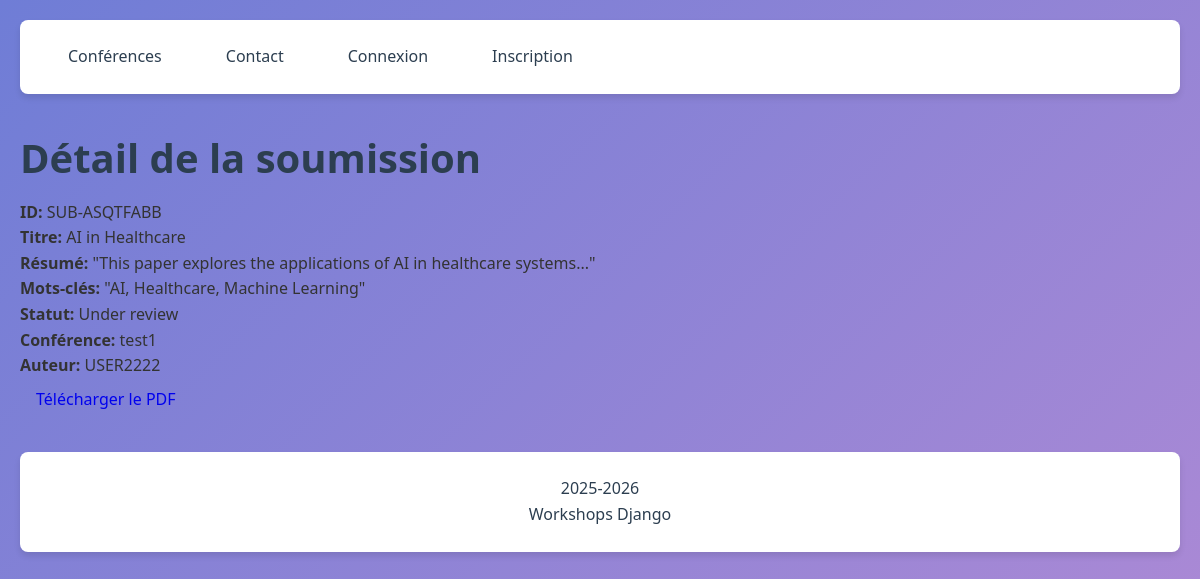
The page /conferences/submission/SUB-ASQTFABB/ on the database its author committed.
### ConferenceApp/models.py (models this page shows, shortened)
class Submission(models.Model):
    submission_id = models.CharField(max_length=255, primary_key=True, unique=True, editable=False,default=generate_submission_id)
    title = models.CharField(max_length=255)
    abstract = models.TextField()
    keywords = models.TextField(validators=[validate_keywords])
    paper = models.FileField(upload_to='sub_paper/', validators=[FileExtensionValidator(allowed_extensions=['pdf'])])
    CHOICES = [
        ("Submitted", "Submitted"),
        ("Accepted", "Accepted"),
        ("Rejected", "Rejected"),
        ("Under review", "Under review"),
    ]
    status = models.CharField(max_length=255, choices=CHOICES)
    submission_date = models.DateField(auto_now_add=True)
    payed = models.BooleanField(default=False)
    created_at = models.DateTimeField(auto_now_add=True)  # corrigé
    update_at = models.DateTimeField(auto_now=True)      # corrigé
    userid = models.ForeignKey('UserApp.User', on_delete=models.CASCADE, related_name='submissions')
    conference = models.ForeignKey(Conference, on_delete=models.CASCADE, related_name='submissions')

class Conference(models.Model):
    conference_id = models.AutoField(primary_key=True)
    name = models.CharField(max_length=255)
    description = models.TextField(validators=[
        MinLengthValidator(30, message="La description doit contenir au moins 30 caractères.")
    ])
    location = models.CharField(max_length=255)
    THEME = [
        ("CS&IA", "Computer science & IA"),
        ("CS", "Social science"),
        ("SE", "Science and eng")
    ]
    theme = models.CharField(max_length=255, choices=THEME)
    start_date = models.DateField()
    end_date = models.DateField()
    created_at = models.DateTimeField(auto_now_add=True)
    update_at = models.DateTimeField(auto_now=True)

### UserApp/models.py (models this page shows, shortened)
class User(AbstractUser):
    userid = models.CharField(max_length=8, primary_key=True, unique=True, editable=False)
    firstname = models.CharField(max_length=100,validators=[name_validator])
    lastname = models.CharField(max_length=100,validators=[name_validator])
    email = models.EmailField(max_length=100, unique=True,validators=[verify_email])
    affiliation = models.CharField(max_length=225)
    nationality = models.CharField(max_length=100)
    Roles = [
        ('participant', 'participant'),
        ('commitee', 'Organizing commite member')
    ]
    role = models.CharField(max_length=100, choices=Roles, default="participant")
    created_at = models.DateTimeField(auto_now_add=True)
    update_at = models.DateTimeField(auto_now=True)

### ConferenceApp/views.py (the view)
# urls.py: path('submission/<str:pk>/', SubmissionDetailView.as_view(), name='submission_detail'),
class SubmissionDetailView(DetailView):
    model = Submission
    template_name = 'submissions/submission_detail.html'  # à créer
    context_object_name = 'submission'
    pk_url_kwarg = 'pk'  # correspond à <str:pk> dans l'URL

### GestionConference/Templates/submissions/submission_detail.html
{% extends "base.html" %}
{% block content %}
<div class="container">
    <h1>Détail de la soumission</h1>
    <p><strong>ID:</strong> {{ object.submission_id }}</p>
    <p><strong>Titre:</strong> {{ object.title }}</p>
    <p><strong>Résumé:</strong> {{ object.abstract }}</p>
    <p><strong>Mots-clés:</strong> {{ object.keywords }}</p>
    <p><strong>Statut:</strong> {{ object.status }}</p>
    <p><strong>Conférence:</strong> {{ object.conference.name }}</p>
    <p><strong>Auteur:</strong> {{ object.userid.username }}</p>
    <a href="{{ object.paper.url }}" class="btn btn-download" download>Télécharger le PDF</a>
</div>
{% endblock %}

### GestionConference/Templates/base.html (style rules this page uses)
:root { --primary-color: #c3e0f4; --secondary-color: #2c3e50; --accent-color: #e74c3c; --light-color: #ecf0f1; --success-color: #2ecc71; --text-color: #333; --border-radius: 8px; --box-shadow: 0 4px 6px rgba(0, 0, 0, 0.1); --transition: all 0.3s ease; }
* { margin: 0; padding: 0; box-sizing: border-box; }
body { font-family: 'Segoe UI', Tahoma, Geneva, Verdana, sans-serif; line-height: 1.6; color: var(--text-color); background: linear-gradient(135deg, #6f7dd6 0%, #b08ad5 100%); min-height: 100vh; padding: 20px; display: flex; flex-direction: column; min-height: 100vh; }
.container { max-width: 1200px; margin: 0 auto; flex: 1; }
h1 { color: var(--secondary-color); font-size: 2.5rem; margin-bottom: 10px; }
.btn { display: inline-flex; align-items: center; padding: 8px 16px; border-radius: var(--border-radius); text-decoration: none; font-weight: 500; transition: var(--transition); border: none; cursor: pointer; font-family: inherit; }

### rows shown on the page
Submission: submission_id "SUB-ASQTFABB", title "AI in Healthcare", abstract "\"This paper explores the applications of AI in healthcare systems...\"", keywords "\"AI, Healthcare, Machine Learning\"", status "Under review", conference.name "test1", userid.username "USER2222"
